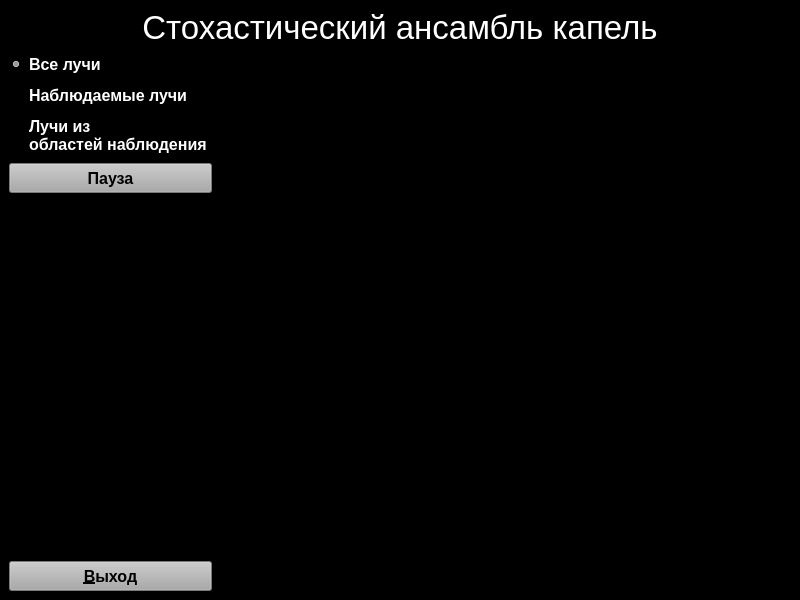
<?xml version="1.0" encoding="UTF-8"?>
<ui version="4.0">
 <class>Form3</class>
 <widget class="QMainWindow" name="Form3">
  <property name="geometry">
   <rect>
    <x>0</x>
    <y>0</y>
    <width>800</width>
    <height>600</height>
   </rect>
  </property>
  <property name="windowTitle">
   <string>MainWindow</string>
  </property>
  <property name="styleSheet">
   <string notr="true">background-color: rgb(0, 0, 0);</string>
  </property>
  <widget class="QWidget" name="centralwidget">
   <layout class="QVBoxLayout" name="verticalLayout_2">
    <item>
     <widget class="QLabel" name="header">
      <property name="sizePolicy">
       <sizepolicy hsizetype="Expanding" vsizetype="Preferred">
        <horstretch>0</horstretch>
        <verstretch>0</verstretch>
       </sizepolicy>
      </property>
      <property name="font">
       <font>
        <pointsize>25</pointsize>
       </font>
      </property>
      <property name="styleSheet">
       <string notr="true">color: rgb(255, 255, 255);</string>
      </property>
      <property name="text">
       <string>Стохастический ансамбль капель</string>
      </property>
      <property name="alignment">
       <set>Qt::AlignCenter</set>
      </property>
     </widget>
    </item>
    <item>
     <layout class="QHBoxLayout" name="horizontalLayout">
      <item>
       <layout class="QVBoxLayout" name="verticalLayout">
        <item>
         <widget class="QRadioButton" name="radbut1">
          <property name="font">
           <font>
            <pointsize>12</pointsize>
            <weight>75</weight>
            <bold>true</bold>
           </font>
          </property>
          <property name="styleSheet">
           <string notr="true">color: rgb(255, 255, 255);</string>
          </property>
          <property name="text">
           <string>Все лучи</string>
          </property>
          <property name="checked">
           <bool>true</bool>
          </property>
         </widget>
        </item>
        <item>
         <widget class="QRadioButton" name="radbut3">
          <property name="font">
           <font>
            <pointsize>12</pointsize>
            <weight>75</weight>
            <bold>true</bold>
           </font>
          </property>
          <property name="styleSheet">
           <string notr="true">color: rgb(255, 255, 255);</string>
          </property>
          <property name="text">
           <string>Наблюдаемые лучи</string>
          </property>
         </widget>
        </item>
        <item>
         <widget class="QRadioButton" name="radbut2">
          <property name="font">
           <font>
            <pointsize>12</pointsize>
            <weight>75</weight>
            <bold>true</bold>
           </font>
          </property>
          <property name="styleSheet">
           <string notr="true">color: rgb(255, 255, 255);</string>
          </property>
          <property name="text">
           <string>Лучи из 
областей наблюдения</string>
          </property>
         </widget>
        </item>
        <item>
         <widget class="QPushButton" name="dynbut">
          <property name="sizePolicy">
           <sizepolicy hsizetype="Minimum" vsizetype="Fixed">
            <horstretch>0</horstretch>
            <verstretch>0</verstretch>
           </sizepolicy>
          </property>
          <property name="minimumSize">
           <size>
            <width>0</width>
            <height>30</height>
           </size>
          </property>
          <property name="font">
           <font>
            <pointsize>12</pointsize>
            <weight>75</weight>
            <bold>true</bold>
           </font>
          </property>
          <property name="styleSheet">
           <string notr="true">background-color: rgb(170,170,170);</string>
          </property>
          <property name="text">
           <string>Пауза</string>
          </property>
         </widget>
        </item>
        <item>
         <spacer name="spacer">
          <property name="orientation">
           <enum>Qt::Vertical</enum>
          </property>
          <property name="sizeHint" stdset="0">
           <size>
            <width>20</width>
            <height>88</height>
           </size>
          </property>
         </spacer>
        </item>
        <item>
         <widget class="QPushButton" name="quit">
          <property name="minimumSize">
           <size>
            <width>0</width>
            <height>30</height>
           </size>
          </property>
          <property name="font">
           <font>
            <pointsize>12</pointsize>
            <weight>75</weight>
            <bold>true</bold>
           </font>
          </property>
          <property name="styleSheet">
           <string notr="true">background-color: rgb(170,170,170);</string>
          </property>
          <property name="text">
           <string>&amp;Выход</string>
          </property>
         </widget>
        </item>
       </layout>
      </item>
      <item>
       <widget class="GLWidget" name="widget" native="true">
        <property name="sizePolicy">
         <sizepolicy hsizetype="Expanding" vsizetype="Expanding">
          <horstretch>0</horstretch>
          <verstretch>0</verstretch>
         </sizepolicy>
        </property>
        <zorder></zorder>
       </widget>
      </item>
     </layout>
    </item>
   </layout>
  </widget>
 </widget>
 <customwidgets>
  <customwidget>
   <class>GLWidget</class>
   <extends>QWidget</extends>
   <header>glwidget.h</header>
   <container>1</container>
  </customwidget>
 </customwidgets>
 <resources/>
 <connections>
  <connection>
   <sender>quit</sender>
   <signal>clicked()</signal>
   <receiver>Form3</receiver>
   <slot>close()</slot>
   <hints>
    <hint type="sourcelabel">
     <x>17</x>
     <y>572</y>
    </hint>
    <hint type="destinationlabel">
     <x>27</x>
     <y>133</y>
    </hint>
   </hints>
  </connection>
  <connection>
   <sender>radbut1</sender>
   <signal>clicked()</signal>
   <receiver>Form3</receiver>
   <slot>radio1()</slot>
   <hints>
    <hint type="sourcelabel">
     <x>48</x>
     <y>69</y>
    </hint>
    <hint type="destinationlabel">
     <x>59</x>
     <y>163</y>
    </hint>
   </hints>
  </connection>
  <connection>
   <sender>radbut3</sender>
   <signal>clicked()</signal>
   <receiver>Form3</receiver>
   <slot>radio2()</slot>
   <hints>
    <hint type="sourcelabel">
     <x>70</x>
     <y>100</y>
    </hint>
    <hint type="destinationlabel">
     <x>89</x>
     <y>190</y>
    </hint>
   </hints>
  </connection>
  <connection>
   <sender>radbut2</sender>
   <signal>clicked()</signal>
   <receiver>Form3</receiver>
   <slot>radio3()</slot>
   <hints>
    <hint type="sourcelabel">
     <x>97</x>
     <y>125</y>
    </hint>
    <hint type="destinationlabel">
     <x>119</x>
     <y>214</y>
    </hint>
   </hints>
  </connection>
  <connection>
   <sender>dynbut</sender>
   <signal>clicked()</signal>
   <receiver>Form3</receiver>
   <slot>start_pause()</slot>
   <hints>
    <hint type="sourcelabel">
     <x>62</x>
     <y>164</y>
    </hint>
    <hint type="destinationlabel">
     <x>118</x>
     <y>257</y>
    </hint>
   </hints>
  </connection>
 </connections>
 <slots>
  <slot>radio1()</slot>
  <slot>radio2()</slot>
  <slot>radio3()</slot>
  <slot>start_pause()</slot>
 </slots>
</ui>
